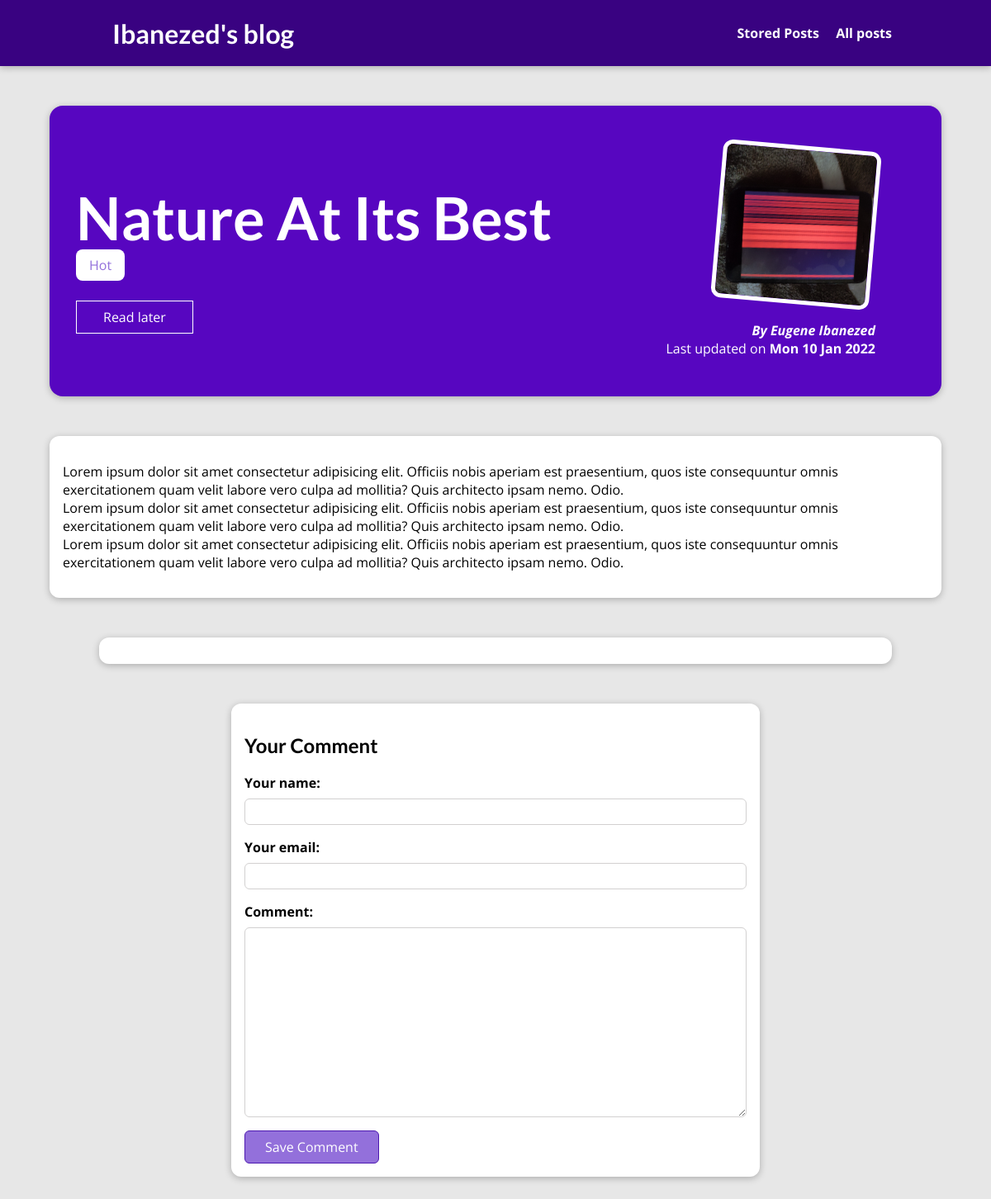
The app's page /posts/into-the-woods with its own data.
### blog/models.py (models this page shows, shortened)
class Post(models.Model):
    slug = models.SlugField(unique=True,db_index=True)
    image_name = models.CharField(max_length=100)
    image = models.ImageField(upload_to='images')
    author = models.ForeignKey(Author, on_delete=models.SET_NULL,null=True,
                               related_name='posts')
    date = models.DateField(auto_now=True)
    title = models.CharField(max_length=150)
    excerpt = models.CharField(max_length=200)
    content = models.TextField(validators=[MinLengthValidator(10)])
    tags = models.ManyToManyField(Tag)

class Tag(models.Model):
    caption = models.CharField(max_length=200)

class Author(models.Model):
    first_name = models.CharField(max_length=100)
    last_name = models.CharField(max_length=100)
    email = models.EmailField(max_length=200)

### blog/views.py (the view, shortened to what this page needs)
# urls.py: path("posts/<slug:slug>",views.PostDetailView.as_view(), name="post_detail_page"),
class PostDetailView(View):
    def is_stored_post(self, request, post_id):
        stored_posts = request.session.get("stored_posts")
        if stored_posts is not None:
            is_saved_for_later = post_id in stored_posts
        else:
            is_saved_for_later = False
        return is_saved_for_later
    def get(self, request,slug):
        post=Post.objects.get(slug=slug)
        context =  {
            "post": post,
            "post_tags": post.tags.all(),
            "comment_form": CommentForm(),
            "comments": post.comments.all().order_by("-id"),
            "saved_for_later": self.is_stored_post(request, post.id)
        }
        return render(request, "blog/post-detail.html", context)

### blog/forms.py
class CommentForm(forms.ModelForm):
    class Meta:
        model = Comment
        exclude = ["post"]
        labels = {
            "name" : "Your name",
            "email" : "Your email",
            "comment_text": "Comment"
        }

### blog/templates/blog/post-detail.html (shortened to what this page needs)
{% extends "base.html" %}
{% load static %}
{% block css_files %}
    <link rel="stylesheet" href="{% static "blog/post-detail.css" %}">
{% endblock %}
{% block content %}
    <section id="summary">
        <h2>{{ post.title }}</h2>
        <div>
            {% for tag in post_tags %}
                <span class="tag">{{ tag.caption }}</span>
            {% endfor %}
        </div>
        <div id="read-later">
            <form action="{% url "favorites" %}" method="post">
                    <button>
                        {% if saved_for_later %}
                            Remove from read later
                        {% else %}
                            Read later
                        {% endif %}
                    </button>
            </form>
        </div>
        <article>
            {% if post.image %}
                <img src="{{ post.image.url }}" alt="">
            {% endif %}
            <address>By <a href="mailto:{{ post.author.email }}">{{ post.author.first_name|title }} {{ post.author.last_name|title }}</a></address>
            <div>
                Last updated on <time>{{ post.date|date:"D d M Y" }}</time>
            </div>
        </article>
    </section>
    <main>
        {{ post.content|linebreaks }}
    </main>
    <section id="comments">
    </section>
    <section  id="comment-form">
        <h2>Your Comment</h2>
        <form action="{% url "post_detail_page" post.slug %}" method="POST">
            {% for form_field in comment_form %}
                <div class="form-control {% if form_field.errors %}invalid{% endif %}">
                    {{ form_field.label_tag }}
                    {{ form_field }}
                </div>
            {% endfor %}
            <button>Save Comment</button>
        </form>
    </section>
{% endblock %}

### static/app.css (style rules this page uses)
* { box-sizing: border-box; }
html { font-family: 'Open Sans', 'Lato', sans-serif; }
body { margin: 0; }
h1, h2, h3 { font-family: 'Lato', sans-serif; font-weight: bold; }

### blog/static/blog/post-detail.css (style rules this page uses)
body { background-color: #e7e7e7; }
#summary { margin: 8rem auto 3rem auto; padding: 2rem; width: 90%; max-width: 90rem; border-radius: 16px; background-color: #5706c0; position: relative; box-shadow: 0 2px 8px rgba(0, 0, 0, 0.25); height: 22rem; }
#summary h2 { color: white; font-size: 4.5rem; margin-bottom:0.25rem; }
#summary article { position: absolute; top: 2rem; right: 3rem; padding: 1rem 2rem; border-radius: 12px; text-align: right; color: white; }
#summary article img { width: 12rem; height: 12rem; border-radius: 12px; transform: rotateZ(5deg); border: 5px solid white; margin-bottom: 1rem; }
#summary address { font-weight: bold; }
#summary a { color: white; text-decoration: none; }
#summary time { font-weight: bold; }
#read-later { margin: 2rem 0; }
#read-later button { background-color: transparent; border: 1px solid white; padding: 0.5rem 2rem; font:inherit; color: white; cursor: pointer; }
main { width: 90%; max-width: 90rem; margin: 3rem auto; background-color: white; padding: 1rem; border-radius: 12px; box-shadow: 0 2px 8px rgba(0, 0, 0, 0.25); }
.tag { background-color:white; color:mediumpurple; padding:0.5rem 1rem; border-radius: 8px; }
#comment-form { margin: 3rem auto; width: 90%; max-width: 40rem; border-radius: 12px; background-color: white; box-shadow: 0 2px 8px rgba(0,0,0,0.25); padding: 1rem; }
#comment-form button { font:inherit; background-color: mediumpurple; color:white; border: 1px solid #4c18b0; padding: 0.5rem 1.5rem; border-radius: 6px; cursor: pointer; }
.form-control { margin-bottom: 1rem; }
.form-control label { font-weight: bold; margin-bottom: 0.5rem; display: block; }
.form-control input,.form-control textarea { display: block; width: 100%; font:inherit; padding: 0.25rem; border-radius: 6px; border: 1px solid #d2d0d0; }
#comments { margin: 3rem auto; width: 90%; max-width: 60rem; border-radius: 12px; background-color: white; box-shadow: 0 2px 8px rgba(0,0,0,0.25); padding: 1rem 2rem; }

### records on screen
Post: title "Nature At Its Best", image (picture), author.first_name "Eugene", author.last_name "Ibanezed", date "Mon 10 Jan 2022", content "Lorem ipsum dolor sit amet consectetur adipisicing elit. Officiis nobis aperiam est praesentium, quos iste consequuntur omnis exercitationem quam velit labore vero culpa ad mollitia? Quis architecto ipsam nemo. Odio. Lorem ipsum dolor sit amet consectetur adipisicing elit. Officiis nobis aperiam est praesentium, quos iste consequuntur omnis exercitationem quam velit labore vero culpa ad mollitia? Quis architecto ipsam nemo. Odio. Lorem ipsum dolor sit amet consectetur adipisicing elit. Officiis nobis aperiam est praesentium, quos iste consequuntur omnis exercitationem quam velit labore vero culpa ad mollitia? Quis architecto ipsam nemo. Odio."
Tag: caption "Hot"
